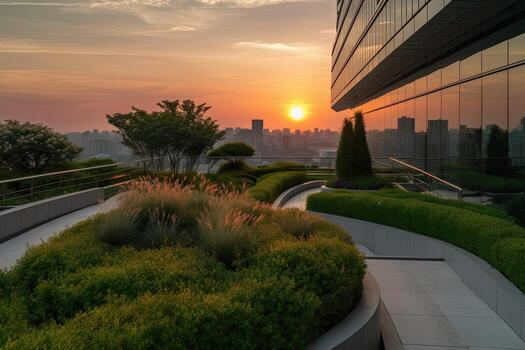
//> input picture data/sample/test.jpg, 525 x 350 px
$ ./verify_pair selftest ../data/sample/test.jpg ../data/sample/test.jpg   (built with g++ and OpenCV 4)
//> lines starting //> are read from the running program, lines starting //| are printed output that depends on the picture
### src/GeometricVerifier.cpp
// GeometricVerifier.cpp
// Author: Meghana Reddy Gavinolla

#include "GeometricVerifier.h"

#include <algorithm>
#include <chrono>

#include <opencv2/calib3d.hpp>
#include <opencv2/imgproc.hpp>

GeometricVerifier::GeometricVerifier() : params_() {}

GeometricVerifier::GeometricVerifier(const Params& params) : params_(params) {}

std::vector<cv::DMatch> GeometricVerifier::matchWithRatioTest(const cv::Mat& queryDesc,
                                                              const cv::Mat& candDesc) const {
    std::vector<cv::DMatch> good;
    if (queryDesc.empty() || candDesc.rows < 2) return good;

    cv::BFMatcher matcher(cv::NORM_L2);
    std::vector<std::vector<cv::DMatch>> knn;
    matcher.knnMatch(queryDesc, candDesc, knn, 2);

    for (const auto& pair : knn) {
        // Keep a match only if the best is clearly better than the second best.
        if (pair.size() == 2 && pair[0].distance < params_.ratio * pair[1].distance) {
            good.push_back(pair[0]);
        }
    }
    return good;
}

VerificationResult GeometricVerifier::verify(const std::vector<cv::KeyPoint>& queryKps,
                                             const cv::Mat& queryDesc,
                                             const std::vector<cv::KeyPoint>& candKps,
                                             const cv::Mat& candDesc) const {
    auto start = std::chrono::steady_clock::now();
    VerificationResult r;

    // Step 1: match.
    r.goodMatches = matchWithRatioTest(queryDesc, candDesc);
    r.numGoodMatches = static_cast<int>(r.goodMatches.size());

    // A homography needs at least 4 point pairs, a fundamental matrix at least 8.
    const size_t minPoints = (params_.model == Model::Homography) ? 4 : 8;

    if (r.goodMatches.size() >= minPoints) {
        std::vector<cv::Point2f> qPts, cPts;
        qPts.reserve(r.goodMatches.size());
        cPts.reserve(r.goodMatches.size());
        for (const auto& m : r.goodMatches) {
            qPts.push_back(queryKps[m.queryIdx].pt);
            cPts.push_back(candKps[m.trainIdx].pt);
        }

        // Step 2: fit a model with RANSAC. The mask marks the inliers.
        cv::Mat mask;
        if (params_.model == Model::Homography) {
            r.model = cv::findHomography(qPts, cPts, cv::RANSAC, params_.ransacThreshold, mask);
        } else {
            r.model = cv::findFundamentalMat(qPts, cPts, cv::FM_RANSAC, params_.ransacThreshold, 0.99, mask);
        }

        if (!r.model.empty() && !mask.empty()) {
            r.inlierMask.assign(mask.begin<unsigned char>(), mask.end<unsigned char>());
            r.numInliers = cv::countNonZero(mask);
        }
    }

    // Step 3: score.
    r.inlierRatio = r.numGoodMatches > 0 ? static_cast<double>(r.numInliers) / r.numGoodMatches : 0.0;
    r.validModel = !r.model.empty() && r.numInliers >= params_.minInliers;
    // First version of the score: the inlier count, but only if the model is trusted.
    // (We will test whether adding the inlier ratio helps, using precision at 5.)
    r.score = r.validModel ? static_cast<double>(r.numInliers) : 0.0;

    r.millis = std::chrono::duration<double, std::milli>(std::chrono::steady_clock::now() - start).count();
    return r;
}

std::vector<RankedResult> GeometricVerifier::rerank(const std::vector<cv::KeyPoint>& queryKps,
                                                    const cv::Mat& queryDesc,
                                                    const std::vector<Candidate>& candidates) const {
    std::vector<RankedResult> results;
    results.reserve(candidates.size());

    // Candidates arrive in VLAD order (best first).
    for (const auto& c : candidates) {
        RankedResult rr;
        rr.imageId = c.imageId;
        rr.vladDistance = c.vladDistance;
        rr.verification = verify(queryKps, queryDesc, c.keypoints, c.descriptors);
        results.push_back(rr);
    }

    // Step 4: re-rank by score. stable_sort keeps VLAD order for ties.
    std::stable_sort(results.begin(), results.end(), [](const RankedResult& a, const RankedResult& b) {
        return a.verification.score > b.verification.score;
    });
    return results;
}

cv::Mat GeometricVerifier::drawResult(const cv::Mat& queryImg,
                                      const std::vector<cv::KeyPoint>& queryKps,
                                      const cv::Mat& candImg,
                                      const std::vector<cv::KeyPoint>& candKps,
                                      const VerificationResult& result) {
    std::vector<cv::DMatch> inliers, outliers;
    for (size_t i = 0; i < result.goodMatches.size(); ++i) {
        bool isInlier = i < result.inlierMask.size() && result.inlierMask[i];
        (isInlier ? inliers : outliers).push_back(result.goodMatches[i]);
    }

    cv::Mat canvas;
    // Outliers first (red), then inliers on top (green).
    cv::drawMatches(queryImg, queryKps, candImg, candKps, outliers, canvas,
                    cv::Scalar(0, 0, 255), cv::Scalar::all(-1), std::vector<char>(),
                    cv::DrawMatchesFlags::NOT_DRAW_SINGLE_POINTS);
    cv::drawMatches(queryImg, queryKps, candImg, candKps, inliers, canvas,
                    cv::Scalar(0, 255, 0), cv::Scalar::all(-1), std::vector<char>(),
                    cv::DrawMatchesFlags::DRAW_OVER_OUTIMG | cv::DrawMatchesFlags::NOT_DRAW_SINGLE_POINTS);

    std::string label = "matches: " + std::to_string(result.numGoodMatches) +
                        "  inliers: " + std::to_string(result.numInliers) +
                        (result.validModel ? "  (valid)" : "  (rejected)");
    cv::putText(canvas, label, cv::Point(15, 35), cv::FONT_HERSHEY_SIMPLEX, 1.0,
                cv::Scalar(255, 255, 255), 4, cv::LINE_AA);
    cv::putText(canvas, label, cv::Point(15, 35), cv::FONT_HERSHEY_SIMPLEX, 1.0,
                cv::Scalar(0, 0, 0), 2, cv::LINE_AA);
    return canvas;
}

### apps/verify_pair.cpp
// verify_pair.cpp
// Test program for the GeometricVerifier (Meghana's part).
//
// Usage:
//   verify_pair selftest <image>
//       Checks the verifier on a known case: the image vs. a warped copy of itself
//       (should be accepted) and vs. a random texture (should be rejected).
//
//   verify_pair pair <query> <candidate> [--model H|F] [--ratio 0.75] [--thresh 5] [--out results/matches.jpg]
//       Matches two images, runs RANSAC, prints the numbers and saves a picture
//       with inliers in green and outliers in red.
//
//   verify_pair rerank <query> <cand1> <cand2> ...
//       Treats the candidates as a VLAD shortlist (in the given order) and prints
//       the order before and after geometric re-ranking.
//
// Author: Meghana Reddy Gavinolla

#include <iomanip>
#include <iostream>
#include <map>
#include <string>
#include <vector>

#include <opencv2/calib3d.hpp>
#include <opencv2/features2d.hpp>
#include <opencv2/imgcodecs.hpp>
#include <opencv2/imgproc.hpp>

#include "GeometricVerifier.h"

namespace {

// Holidays images are large; we shrink them so the longer side is at most 1024 px.
const int kMaxSize = 1024;

cv::Mat loadResized(const std::string& path) {
//> called with path = "../data/sample/test.jpg"
    cv::Mat img = cv::imread(path, cv::IMREAD_COLOR);
//> img is the input picture: 350 rows x 525 cols, CV_8UC3; mean B, G, R 56.3, 79.2, 92.9
    if (img.empty()) return img;
    int longer = std::max(img.cols, img.rows);
//> longer = 525
    if (longer > kMaxSize) {
        double s = static_cast<double>(kMaxSize) / longer;
        cv::resize(img, img, cv::Size(), s, s, cv::INTER_AREA);
    }
    return img;
}

void extract(const cv::Mat& img, std::vector<cv::KeyPoint>& kps, cv::Mat& desc) {
    static cv::Ptr<cv::SIFT> sift = cv::SIFT::create();
    cv::Mat gray;
    cv::cvtColor(img, gray, cv::COLOR_BGR2GRAY);
    sift->detectAndCompute(gray, cv::noArray(), kps, desc);
    if (!desc.empty()) desc.convertTo(desc, CV_32F);
}

void printResult(const std::string& name, const VerificationResult& r) {
    std::cout << std::left << std::setw(28) << name
              << " good matches: " << std::setw(5) << r.numGoodMatches
              << " inliers: " << std::setw(5) << r.numInliers
              << " ratio: " << std::fixed << std::setprecision(2) << std::setw(6) << r.inlierRatio
              << (r.validModel ? " VALID   " : " rejected")
              << " time: " << std::setprecision(1) << r.millis << " ms" << std::endl;
}

// [17 lines left out: functions parseOptions, makeVerifier, not called in this run]

// ---------------- selftest ----------------
int runSelfTest(const std::string& path) {
    cv::Mat img = loadResized(path);
    if (img.empty()) { std::cerr << "Could not read " << path << std::endl; return 1; }

    // 1) A warped copy of the same image: rotate 15 degrees, scale 0.8, add perspective.
    cv::Point2f center(img.cols / 2.0f, img.rows / 2.0f);
//> center = Point(262.5, 175)
    cv::Mat A = cv::getRotationMatrix2D(center, 15.0, 0.8);
    cv::Mat H = cv::Mat::eye(3, 3, CV_64F);
    A.copyTo(H(cv::Rect(0, 0, 3, 2)));
    H.at<double>(2, 0) = 0.0002;  // a little perspective
    cv::Mat warped;
    cv::warpPerspective(img, warped, H, img.size(), cv::INTER_LINEAR, cv::BORDER_CONSTANT, cv::Scalar::all(0));

    // 2) An unrelated image: smoothed random texture.
    cv::Mat noise(img.size(), CV_8UC3);
    cv::randu(noise, cv::Scalar::all(0), cv::Scalar::all(255));
    cv::GaussianBlur(noise, noise, cv::Size(7, 7), 2.0);

    std::vector<cv::KeyPoint> qk, wk, nk;
    cv::Mat qd, wd, nd;
    extract(img, qk, qd);
//> in extract, `sift->detectAndCompute(gray, cv::noArray(), kps, desc);`: kps = 616 keypoints; strongest (x, y, size): (323, 186, 1.9), (288, 82, 75.9), (299, 203, 10), (359, 116, 5.7)
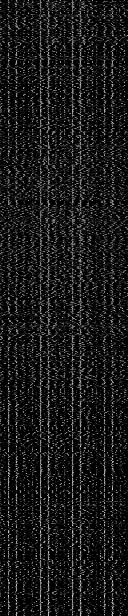
//> qd: 616 rows x 128 cols, CV_32FC1; min 0, max 217, mean 24.9
//> qk has the same summary as kps in extract
    extract(warped, wk, wd);
//> in extract (call 2), `cv::cvtColor(img, gray, cv::COLOR_BGR2GRAY);`:
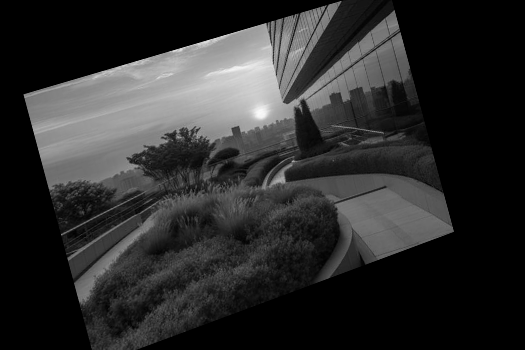
//> gray: 350 rows x 525 cols, CV_8UC1; min 0, max 249, mean 44.7
//> in extract (call 2), `sift->detectAndCompute(gray, cv::noArray(), kps, desc);`: kps = 420 keypoints; strongest (x, y, size): (237, 84, 68.6), (93, 123, 75.2), (181, 49, 2.2), (215, 40, 3.1)
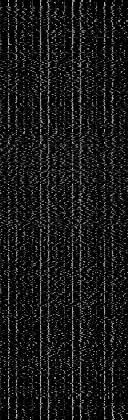
//> wd: 420 rows x 128 cols, CV_32FC1; min 0, max 218, mean 23.9
//> wk has the same summary as kps in extract
    extract(noise, nk, nd);
//> in extract (call 3), `cv::cvtColor(img, gray, cv::COLOR_BGR2GRAY);`:
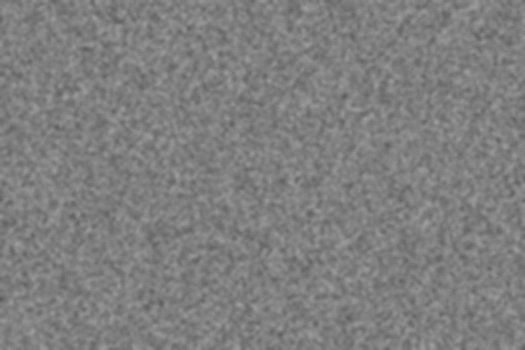
//> gray: 350 rows x 525 cols, CV_8UC1; min 90, max 157, mean 126.8
//> in extract (call 3), `sift->detectAndCompute(gray, cv::noArray(), kps, desc);`: kps = 86 keypoints; strongest (x, y, size): (65, 97, 4.4), (310, 213, 4.8), (147, 307, 4.9), (498, 140, 3.8)
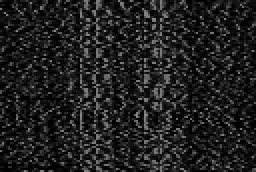
//> nd: 86 rows x 128 cols, CV_32FC1 (shown 2 times larger); min 0, max 138, mean 31.9
//> nk has the same summary as kps in extract
    std::cout << "Keypoints  query: " << qk.size() << "  warped: " << wk.size()
              << "  unrelated: " << nk.size() << std::endl;
//| Keypoints  query: 616  warped: 420  unrelated: 86

    GeometricVerifier verifier;
    VerificationResult same = verifier.verify(qk, qd, wk, wd);
//> in matchWithRatioTest, `matcher.knnMatch(queryDesc, candDesc, knn, 2);`: knn = 616 matches
//> after the loop in matchWithRatioTest, `for (const auto& pair : knn)`: good = 243 matches
//> in verify, `r.numGoodMatches = static_cast<int>(r.goodMatches.size());`: r.numGoodMatches = 243
//> after the loop in verify, `for (const auto& m : r.goodMatches)`: qPts = 243 Points (x, y), first 12: [15.08, 122.8], [15.88, 185], [21.18, 139.6], [21.29, 123], [26.99, 123.8], [27.07, 132.2], [34.71, 132.6], [36.62, 322.5], [41.99, 285.5], [41.99, 285.5], [42.1, 161.9], [45.27, 240.4]; cPts = 243 Points (x, y), first 12: [60.28, 185.4], [73.82, 233.2], [68.32, 197], [65.05, 184.1], [69.65, 183.3], [71.37, 189.7], [76.96, 188.2], [117.6, 333.6], [114, 303.7], [114, 303.7], [88.73, 209], [107.1, 268]
//> in verify, `r.model = cv::findHomography(qPts, cPts, cv::RANSAC, params_.ransacThr..`: r.model = [[0.772, 0.206, 23.57], [-0.207, 0.772, 94.18], [0.000198, -3.02e-06, 1]]; mask = 243 values, max 1 at index 0, min 0 at index 14, mean 0.934
//> in verify, `r.inlierMask.assign(mask.begin<unsigned char>(), mask.end<unsigned cha..`: r.inlierMask has the same summary as mask
//> in verify, `r.numInliers = cv::countNonZero(mask);`: r.numInliers = 227
//> in verify, `r.inlierRatio = r.numGoodMatches > 0 ? static_cast<double>(r.numInlier..`: r.inlierRatio = 0.934
//> in verify, `r.score = r.validModel ? static_cast<double>(r.numInliers) : 0.0;`: r.score = 227
    VerificationResult diff = verifier.verify(qk, qd, nk, nd);
//> in verify (call 2), `r.goodMatches = matchWithRatioTest(queryDesc, candDesc);`: r.goodMatches = 1 match
    printResult("same scene (warped copy)", same);
    printResult("unrelated image", diff);

    // Re-ranking check: put the unrelated image FIRST, as if VLAD got it wrong.
    std::vector<Candidate> cands(2);
    cands[0].imageId = 1; cands[0].vladDistance = 0.10; cands[0].keypoints = nk; cands[0].descriptors = nd;
    cands[1].imageId = 2; cands[1].vladDistance = 0.20; cands[1].keypoints = wk; cands[1].descriptors = wd;
    std::vector<RankedResult> ranked = verifier.rerank(qk, qd, cands);
//> the loop in rerank, `for (const auto& c : candidates)` made 2 passes
//> (knn in matchWithRatioTest, r.goodMatches in verify, r.numGoodMatches in verify, minPoints in verify, r.inlierRatio in verify, r.score in verify) on pass 1: (616 matches, 1 match, 1, 4, 0, 0)
//> (knn in matchWithRatioTest, r.goodMatches in verify, r.numGoodMatches in verify, minPoints in verify, r.numInliers in verify, r.inlierRatio in verify, r.score in verify) on pass 2: (616 matches, 243 matches, 243, 4, 227, 0.934, 227)
//> ranked = 2 items

    bool ok = same.validModel && !diff.validModel && same.numInliers > 5 * std::max(1, diff.numInliers)
              && ranked.front().imageId == 2;
//> ok = true

    cv::imwrite("results/selftest_same.jpg", GeometricVerifier::drawResult(img, qk, warped, wk, same));
//> the loop in drawResult, `for (size_t i = 0; i < result.goodMatches.size(); ++i)` made 243 passes
//> in drawResult, `cv::drawMatches(queryImg, queryKps, candImg, candKps, outliers, canvas..`: outliers = 16 matches
//> in drawResult, `cv::drawMatches(queryImg, queryKps, candImg, candKps, inliers, canvas,..`: inliers = 227 matches
//> in drawResult, `std::string label = "matches: " + std::to_string(result.numGoodMatches..`: label = "matches: 243  inliers: 227  (valid)"
//> in drawResult, `cv::putText(canvas, label, cv::Point(15, 35), cv::FONT_HERSHEY_SIMPLEX..`:
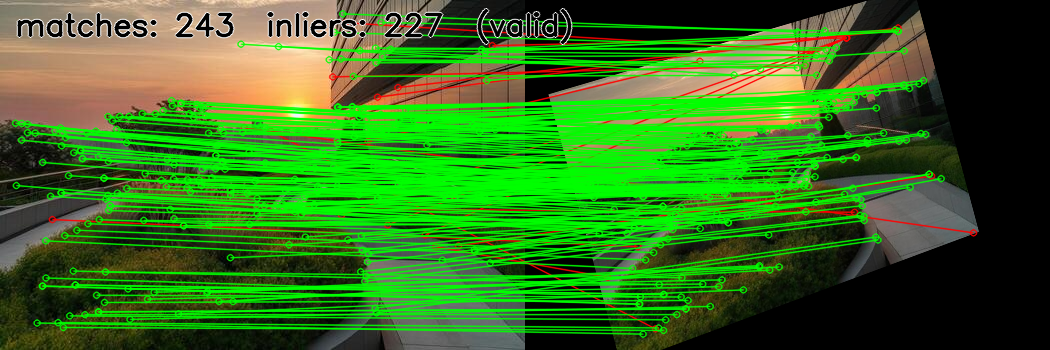
//> canvas: 350 rows x 1050 cols, CV_8UC3; mean B, G, R 30.7, 112.6, 52.9
    cv::imwrite("results/selftest_unrelated.jpg", GeometricVerifier::drawResult(img, qk, noise, nk, diff));
//> the loop in drawResult (call 2), `for (size_t i = 0; i < result.goodMatches.size(); ++i)` made 1 pass
//> in drawResult (call 2), `cv::drawMatches(queryImg, queryKps, candImg, candKps, outliers, canvas..`: outliers = 1 match
//> in drawResult (call 2), `cv::drawMatches(queryImg, queryKps, candImg, candKps, inliers, canvas,..`: inliers = 0 matches
//> in drawResult (call 2), `std::string label = "matches: " + std::to_string(result.numGoodMatches..`: label = "matches: 1  inliers: 0  (rejected)"
//> in drawResult (call 2), `cv::putText(canvas, label, cv::Point(15, 35), cv::FONT_HERSHEY_SIMPLEX..`:
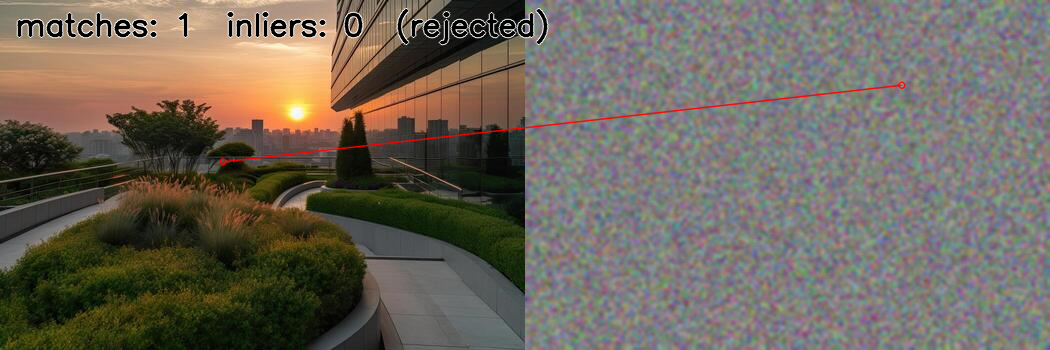
//> canvas: 350 rows x 1050 cols, CV_8UC3; mean B, G, R 91.3, 102.4, 109.7
    std::cout << "Re-ranking moved the correct image to rank 1: "
              << (ranked.front().imageId == 2 ? "yes" : "no") << std::endl;
//| Re-ranking moved the correct image to rank 1: yes
    std::cout << "Saved results/selftest_same.jpg and results/selftest_unrelated.jpg" << std::endl;
    std::cout << (ok ? "SELFTEST PASSED" : "SELFTEST FAILED") << std::endl;
//| SELFTEST PASSED
    return ok ? 0 : 1;
}

// ---------------- pair ----------------
// [54 lines left out: functions runPair, runRerank, not called in this run]

}  // namespace

int main(int argc, char** argv) {
    if (argc >= 3 && std::string(argv[1]) == "selftest") return runSelfTest(argv[2]);
//> (the program exits here)
